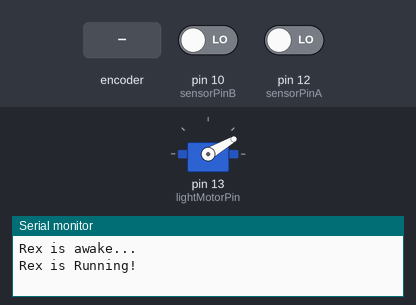
A sketch run on a simulated Arduino Uno, built with avr-gcc and run on an emulated ATmega328P. Shown: servo, the last lines printed to the serial monitor. Inputs (shaded band) come from the test bench; at power-on: pin 10 (sensorPinB) LOW, pin 12 (sensorPinA) LOW.

Above: at 6.2 s.
6.3 s: rotary encoder on pin 12 (sensorPinA) / pin 10 (sensorPinB) turned 1 step (first pin leading)
At 6.52 s:
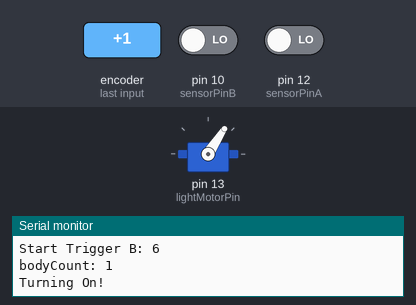
At 8.9 s:
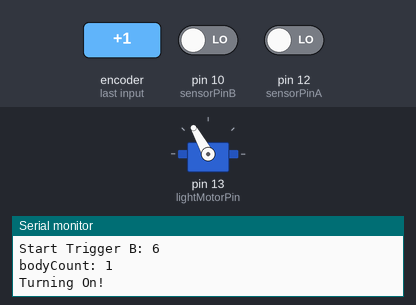
9.3 s: rotary encoder on pin 12 (sensorPinA) / pin 10 (sensorPinB) turned 2 steps (second pin leading)
At 10.12 s:
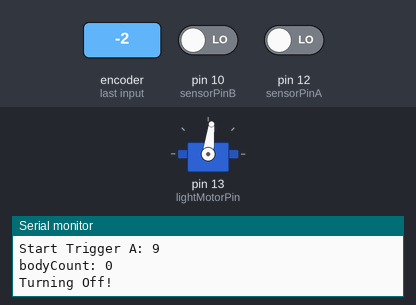
Timing chart, 0 to 12.7 s (numbered marks = the images above; inputs shaded):
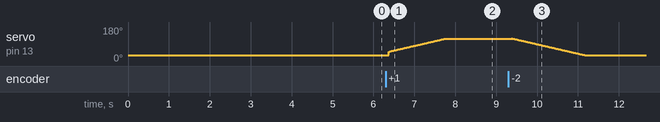

Measured:
- after the input at 6.3 s, servo on pin 13 (lightMotorPin): moves from 30° to 119° over 1.4 s, starting after 0.08 s

The sketch:

RunRex.ino
```cpp
#include <Servo.h>

Servo lightMotor;

boolean triggeredA = false;
boolean triggeredB = false;

boolean waitForA = false;
boolean waitForB = false;
int waitTimeA = 0;
int waitTimeB = 0;

boolean rewaitingA = false;
boolean rewaitingB = false;

int bodyCount = 0;
int errorBodyCount = 0;

int triggerTimeout = 2000;
//after triggering one sensor then waiting this many ms,
//triggering the next sensor won't change body count,
//but will be shown as an error

boolean lightOn = false;

int sensorPinA = 12;
int sensorPowerA = 11;

int sensorPinB = 10;
int sensorPowerB = 9;

int lightMotorPin = 13;

int angle;

int tempTime;

void setup(){
	lightMotor.attach(lightMotorPin);
	Serial.begin(9600);

	pinMode(sensorPinA, INPUT);
	pinMode(sensorPowerA, OUTPUT);
	digitalWrite(sensorPowerA, HIGH);

	pinMode(sensorPinB, INPUT);
	pinMode(sensorPowerB, OUTPUT);
	digitalWrite(sensorPowerB, HIGH);

	Serial.println("");
	Serial.println("Rex is awake...");
	angle = 30;
	lightMotor.write(angle);

	delay(5000);
	//you can take this out if you want, but it helps make sure the
	//sensors don't output bad data for the first few seconds

	Serial.println("Rex is Running!");
}

void turnOn(){
	lightOn = true;
	tempTime = millis();
	angle = 50;
	while(angle < 120){
		//if(millis() > (tempTime + 20)){
			lightMotor.write(angle);
		delay(20);//	tempTime = millis();
			angle ++;
		//}
	}
}

void turnOff(){
	lightOn = false;
	tempTime = millis();
	angle = 120;
	while(angle > 30){
		//if(millis() > (tempTime + 20)){
			lightMotor.write(angle);
		delay(20);//	tempTime = millis();
			angle --;
		//}
	}
}

void checkSensors(){
	if(digitalRead(sensorPinA) == HIGH){
		if(!triggeredA){
			triggeredA = true;
			if(!triggeredB && !waitForA){
				waitForB = true;
				waitTimeB = millis() + triggerTimeout;
			}
			Serial.print("Start Trigger A: ");
			Serial.println(millis()/1000);
		}
	}
	if(digitalRead(sensorPinA) == LOW){
		if(triggeredA){
			triggeredA = false;
			Serial.print("End Trigger A: ");
			Serial.println(millis()/1000);
		}
	}


	if(digitalRead(sensorPinB) == HIGH){
		if(!triggeredB){
			triggeredB = true;
			if(!triggeredA && !waitForB){
				waitForA = true;
				waitTimeA = millis() + triggerTimeout;
			}
			Serial.print("Start Trigger B: ");
			Serial.println(millis()/1000);
		}
	}
	if(digitalRead(sensorPinB) == LOW){
		if(triggeredB){
			triggeredB = false;
			Serial.print("End Trigger B: ");
			Serial.println(millis()/1000);
		}
	}

	if(waitForB){
		if((millis() > waitTimeB) && (waitTimeB != 0)){
			waitForB = false;
			errorBodyCount ++;
			Serial.print("ErrorBodyCount: ");
			Serial.println(errorBodyCount);
		}
		else if(triggeredB){
			waitForB = false;
			if(millis() < waitTimeB){
				bodyCount ++;
				Serial.print("bodyCount: ");
				Serial.println(bodyCount);
			}
		}
	}
	if(waitForA){
		if((millis() > waitTimeA) && (waitTimeA != 0)){
			waitForA = false;
			errorBodyCount ++;
			Serial.print("ErrorBodyCount: ");
			Serial.println(errorBodyCount);
		}
		else if(triggeredA){
			waitForA = false;
			if(millis() < waitTimeA){
				bodyCount --;
				if(bodyCount < 0){
					bodyCount = 0;
				}
				Serial.print("bodyCount: ");
				Serial.println(bodyCount);
			}
		}
	}
	//the bodyCount calculations assume that passing through A
	//then passing through B means that another person
	//has entered the room

	if(bodyCount < 1 && lightOn){
		bodyCount = 0;
		Serial.println("Turning Off!");
		turnOff();
	}
	else if(!lightOn && bodyCount > 0){
		Serial.println("Turning On!");
		turnOn();
	}
}

void loop(){
	checkSensors();
}
```
